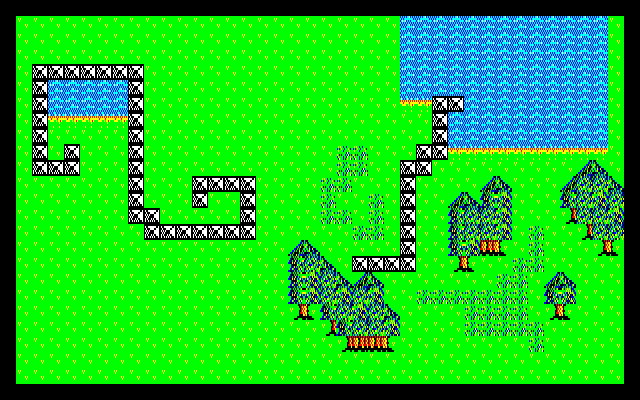

The image is a tile-based game level rendered from a .tmx file. Its description and complete source (layers, tilesets, objects, tile grids) follow:
An orthogonal 40x25 tile map with 16x16 px tiles, 1 tile layer (Tile Layer 1).

<map version="1.8" tiledversion="1.8.4" orientation="orthogonal" renderorder="right-down" width="40" height="25" tilewidth="16" tileheight="16" infinite="0" nextlayerid="2" nextobjectid="1">
 <tileset firstgid="1" source="88pgsmall.tsx" />
 <layer id="1" name="Tile Layer 1" width="40" height="25">
  <data encoding="csv">
1,1,1,1,1,1,1,1,1,1,1,1,1,1,1,1,1,1,1,1,1,1,1,1,1,1,1,1,1,1,1,1,1,1,1,1,1,1,1,1,
1,2,2,2,2,2,2,2,2,2,2,2,2,2,2,2,2,2,2,2,2,2,2,2,2,4,4,4,4,4,4,4,4,4,4,4,4,4,2,1,
1,2,2,2,2,2,2,2,2,2,2,2,2,2,2,2,2,2,2,2,2,2,2,2,2,4,4,4,4,4,4,4,4,4,4,4,4,4,2,1,
1,2,2,2,2,2,2,2,2,2,2,2,2,2,2,2,2,2,2,2,2,2,2,2,2,4,4,4,4,4,4,4,4,4,4,4,4,4,2,1,
1,2,3,3,3,3,3,3,3,2,2,2,2,2,2,2,2,2,2,2,2,2,2,2,2,4,4,4,4,4,4,4,4,4,4,4,4,4,2,1,
1,2,3,4,4,4,4,4,3,2,2,2,2,2,2,2,2,2,2,2,2,2,2,2,2,4,4,4,4,4,4,4,4,4,4,4,4,4,2,1,
1,2,3,4,4,4,4,4,3,2,2,2,2,2,2,2,2,2,2,2,2,2,2,2,2,5,5,3,3,4,4,4,4,4,4,4,4,4,2,1,
1,2,3,5,5,5,5,5,3,2,2,2,2,2,2,2,2,2,2,2,2,2,2,2,2,2,2,3,4,4,4,4,4,4,4,4,4,4,2,1,
1,2,3,2,2,2,2,2,3,2,2,2,2,2,2,2,2,2,2,2,2,2,2,2,2,2,2,3,4,4,4,4,4,4,4,4,4,4,2,1,
1,2,3,2,3,2,2,2,3,2,2,2,2,2,2,2,2,2,2,2,2,22,22,2,2,2,3,3,5,5,5,5,5,5,5,5,5,5,2,1,
1,2,3,3,3,2,2,2,3,2,2,2,2,2,2,2,2,2,2,2,2,22,22,2,2,3,3,2,2,2,2,2,2,2,2,2,6,7,2,1,
1,2,2,2,2,2,2,2,3,2,2,2,3,3,3,3,2,2,2,2,22,22,2,2,2,3,2,2,2,2,6,7,2,2,2,6,24,24,7,1,
1,2,2,2,2,2,2,2,3,2,2,2,3,2,2,3,2,2,2,2,22,2,2,22,2,3,2,2,6,7,8,16,2,2,2,8,24,16,24,1,
1,2,2,2,2,2,2,2,3,3,2,2,2,2,2,3,2,2,2,2,22,22,2,22,2,3,2,2,8,24,24,16,2,2,2,14,24,24,16,1,
1,2,2,2,2,2,2,2,2,3,3,3,3,3,3,3,2,2,2,2,2,2,22,22,2,3,2,2,8,24,24,16,2,22,2,2,14,24,24,1,
1,2,2,2,2,2,2,2,2,2,2,2,2,2,2,2,2,2,6,7,2,2,2,2,2,3,2,2,8,16,23,15,2,22,2,2,2,14,15,1,
1,2,2,2,2,2,2,2,2,2,2,2,2,2,2,2,2,2,8,24,7,2,3,3,3,3,2,2,14,15,2,2,22,22,2,2,2,2,2,1,
1,2,2,2,2,2,2,2,2,2,2,2,2,2,2,2,2,2,8,16,24,7,6,7,2,2,2,2,2,2,2,22,22,2,6,7,2,2,2,1,
1,2,2,2,2,2,2,2,2,2,2,2,2,2,2,2,2,2,8,16,24,16,24,16,2,2,22,22,22,22,22,22,22,2,8,16,2,2,2,1,
1,2,2,2,2,2,2,2,2,2,2,2,2,2,2,2,2,2,14,15,8,24,16,24,7,2,2,2,2,22,22,22,22,2,14,15,2,2,2,1,
1,2,2,2,2,2,2,2,2,2,2,2,2,2,2,2,2,2,2,2,14,8,24,24,16,2,2,2,2,22,22,22,22,22,2,2,2,2,2,1,
1,2,2,2,2,2,2,2,2,2,2,2,2,2,2,2,2,2,2,2,2,14,23,23,15,2,2,2,2,2,2,2,2,22,2,2,2,2,2,1,
1,2,2,2,2,2,2,2,2,2,2,2,2,2,2,2,2,2,2,2,2,2,2,2,2,2,2,2,2,2,2,2,2,2,2,2,2,2,2,1,
1,2,2,2,2,2,2,2,2,2,2,2,2,2,2,2,2,2,2,2,2,2,2,2,2,2,2,2,2,2,2,2,2,2,2,2,2,2,2,1,
1,1,1,1,1,1,1,1,1,1,1,1,1,1,1,1,1,1,1,1,1,1,1,1,1,1,1,1,1,1,1,1,1,1,1,1,1,1,1,1
</data>
 </layer>
</map>